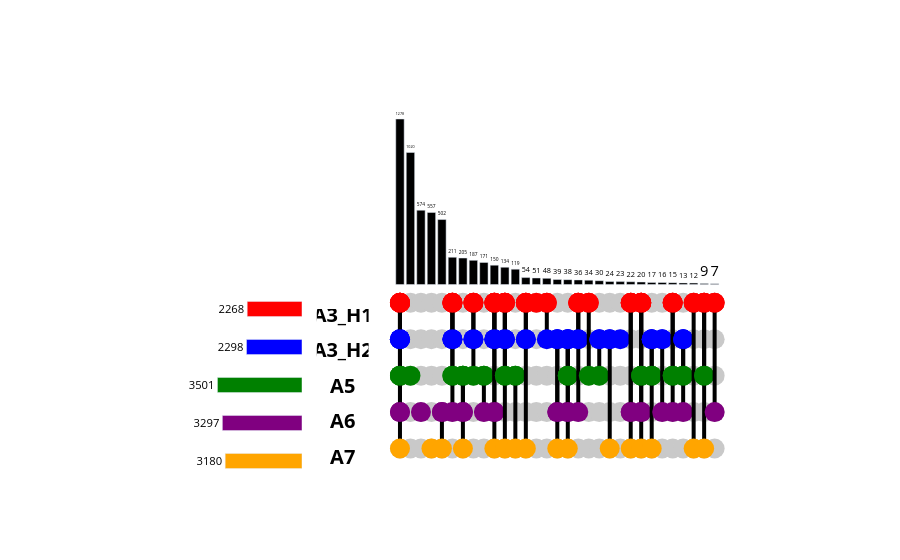

The code cell stored with this chart in its notebook:
### Code cell
tenx_outlier_data = merged_df[[col for col in merged_df.columns if col.endswith("_10x_outliers")]]
tenx_outlier_data.columns = [col.replace("_10x_outliers", "") for col in tenx_outlier_data.columns]
tenx_outlier_data = tenx_outlier_data.astype(bool)
tenx_outlier_data = tenx_outlier_data[tenx_outlier_data.any(axis=1)]
upset = Upset.generate_plot(tenx_outlier_data)
upset.show()

### Figure 1 — Plotly figure (JSON) as saved in the notebook; plotly's stock layout.template omitted (floating-point values rounded to 4 significant figures; data arrays with more than 128 entries replaced by an {"elided": "..."} marker saying what was removed)
{"data": [{"marker": {"color": "#C9C9C9", "size": 20}, "mode": "markers", "showlegend": false, "type": "scatter", "x": {"elided": "155 int values"}, "xaxis": "x3", "y": {"elided": "155 float values"}, "yaxis": "y3"}, {"line": {"color": "black", "width": 4}, "marker": {"color": ["red"], "line": {"color": "black"}, "showscale": false, "size": 20}, "mode": "markers+lines", "showlegend": false, "type": "scatter", "x": [0], "xaxis": "x3", "y": [-140.6], "yaxis": "y3"}, {"line": {"color": "black", "width": 4}, "marker": {"color": ["red", "blue"], "line": {"color": "black"}, "showscale": false, "size": 20}, "mode": "markers+lines", "showlegend": false, "type": "scatter", "x": [0, 0], "xaxis": "x3", "y": [-140.6, -421.7], "yaxis": "y3"}, {"line": {"color": "black", "width": 4}, "marker": {"color": ["red", "blue", "green"], "line": {"color": "black"}, "showscale": false, "size": 20}, "mode": "markers+lines", "showlegend": false, "type": "scatter", "x": [0, 0, 0], "xaxis": "x3", "y": [-140.6, -421.7, -702.9], "yaxis": "y3"}, {"line": {"color": "black", "width": 4}, "marker": {"color": ["red", "blue", "green", "purple"], "line": {"color": "black"}, "showscale": false, "size": 20}, "mode": "markers+lines", "showlegend": false, "type": "scatter", "x": [0, 0, 0, 0], "xaxis": "x3", "y": [-140.6, -421.7, -702.9, -984.1], "yaxis": "y3"}, {"line": {"color": "black", "width": 4}, "marker": {"color": ["red", "blue", "green", "purple", "orange"], "line": {"color": "black"}, "showscale": false, "size": 20}, "mode": "markers+lines", "showlegend": false, "type": "scatter", "x": [0, 0, 0, 0, 0], "xaxis": "x3", "y": [-140.6, -421.7, -702.9, -984.1, -1265.0], "yaxis": "y3"}, {"line": {"color": "black", "width": 4}, "marker": {"color": ["green"], "line": {"color": "black"}, "showscale": false, "size": 20}, "mode": "markers+lines", "showlegend": false, "type": "scatter", "x": [1], "xaxis": "x3", "y": [-702.9], "yaxis": "y3"}, {"line": {"color": "black", "width": 4}, "marker": {"color": ["purple"], "line": {"color": "black"}, "showscale": false, "size": 20}, "mode": "markers+lines", "showlegend": false, "type": "scatter", "x": [2], "xaxis": "x3", "y": [-984.1], "yaxis": "y3"}, {"line": {"color": "black", "width": 4}, "marker": {"color": ["orange"], "line": {"color": "black"}, "showscale": false, "size": 20}, "mode": "markers+lines", "showlegend": false, "type": "scatter", "x": [3], "xaxis": "x3", "y": [-1265.0], "yaxis": "y3"}, {"line": {"color": "black", "width": 4}, "marker": {"color": ["purple"], "line": {"color": "black"}, "showscale": false, "size": 20}, "mode": "markers+lines", "showlegend": false, "type": "scatter", "x": [4], "xaxis": "x3", "y": [-984.1], "yaxis": "y3"}, {"line": {"color": "black", "width": 4}, "marker": {"color": ["purple", "orange"], "line": {"color": "black"}, "showscale": false, "size": 20}, "mode": "markers+lines", "showlegend": false, "type": "scatter", "x": [4, 4], "xaxis": "x3", "y": [-984.1, -1265.0], "yaxis": "y3"}, {"line": {"color": "black", "width": 4}, "marker": {"color": ["red"], "line": {"color": "black"}, "showscale": false, "size": 20}, "mode": "markers+lines", "showlegend": false, "type": "scatter", "x": [5], "xaxis": "x3", "y": [-140.6], "yaxis": "y3"}, {"line": {"color": "black", "width": 4}, "marker": {"color": ["red", "blue"], "line": {"color": "black"}, "showscale": false, "size": 20}, "mode": "markers+lines", "showlegend": false, "type": "scatter", "x": [5, 5], "xaxis": "x3", "y": [-140.6, -421.7], "yaxis": "y3"}, {"line": {"color": "black", "width": 4}, "marker": {"color": ["red", "blue", "green"], "line": {"color": "black"}, "showscale": false, "size": 20}, "mode": "markers+lines", "showlegend": false, "type": "scatter", "x": [5, 5, 5], "xaxis": "x3", "y": [-140.6, -421.7, -702.9], "yaxis": "y3"}, {"line": {"color": "black", "width": 4}, "marker": {"color": ["red", "blue", "green", "purple"], "line": {"color": "black"}, "showscale": false, "size": 20}, "mode": "markers+lines", "showlegend": false, "type": "scatter", "x": [5, 5, 5, 5], "xaxis": "x3", "y": [-140.6, -421.7, -702.9, -984.1], "yaxis": "y3"}, {"line": {"color": "black", "width": 4}, "marker": {"color": ["green"], "line": {"color": "black"}, "showscale": false, "size": 20}, "mode": "markers+lines", "showlegend": false, "type": "scatter", "x": [6], "xaxis": "x3", "y": [-702.9], "yaxis": "y3"}, {"line": {"color": "black", "width": 4}, "marker": {"color": ["green", "purple"], "line": {"color": "black"}, "showscale": false, "size": 20}, "mode": "markers+lines", "showlegend": false, "type": "scatter", "x": [6, 6], "xaxis": "x3", "y": [-702.9, -984.1], "yaxis": "y3"}, {"line": {"color": "black", "width": 4}, "marker": {"color": ["green", "purple", "orange"], "line": {"color": "black"}, "showscale": false, "size": 20}, "mode": "markers+lines", "showlegend": false, "type": "scatter", "x": [6, 6, 6], "xaxis": "x3", "y": [-702.9, -984.1, -1265.0], "yaxis": "y3"}, {"line": {"color": "black", "width": 4}, "marker": {"color": ["red"], "line": {"color": "black"}, "showscale": false, "size": 20}, "mode": "markers+lines", "showlegend": false, "type": "scatter", "x": [7], "xaxis": "x3", "y": [-140.6], "yaxis": "y3"}, {"line": {"color": "black", "width": 4}, "marker": {"color": ["red", "blue"], "line": {"color": "black"}, "showscale": false, "size": 20}, "mode": "markers+lines", "showlegend": false, "type": "scatter", "x": [7, 7], "xaxis": "x3", "y": [-140.6, -421.7], "yaxis": "y3"}, {"line": {"color": "black", "width": 4}, "marker": {"color": ["red", "blue", "green"], "line": {"color": "black"}, "showscale": false, "size": 20}, "mode": "markers+lines", "showlegend": false, "type": "scatter", "x": [7, 7, 7], "xaxis": "x3", "y": [-140.6, -421.7, -702.9], "yaxis": "y3"}, {"line": {"color": "black", "width": 4}, "marker": {"color": ["green"], "line": {"color": "black"}, "showscale": false, "size": 20}, "mode": "markers+lines", "showlegend": false, "type": "scatter", "x": [8], "xaxis": "x3", "y": [-702.9], "yaxis": "y3"}, {"line": {"color": "black", "width": 4}, "marker": {"color": ["green", "purple"], "line": {"color": "black"}, "showscale": false, "size": 20}, "mode": "markers+lines", "showlegend": false, "type": "scatter", "x": [8, 8], "xaxis": "x3", "y": [-702.9, -984.1], "yaxis": "y3"}, {"line": {"color": "black", "width": 4}, "marker": {"color": ["red"], "line": {"color": "black"}, "showscale": false, "size": 20}, "mode": "markers+lines", "showlegend": false, "type": "scatter", "x": [9], "xaxis": "x3", "y": [-140.6], "yaxis": "y3"}, {"line": {"color": "black", "width": 4}, "marker": {"color": ["red", "blue"], "line": {"color": "black"}, "showscale": false, "size": 20}, "mode": "markers+lines", "showlegend": false, "type": "scatter", "x": [9, 9], "xaxis": "x3", "y": [-140.6, -421.7], "yaxis": "y3"}, {"line": {"color": "black", "width": 4}, "marker": {"color": ["red", "blue", "purple"], "line": {"color": "black"}, "showscale": false, "size": 20}, "mode": "markers+lines", "showlegend": false, "type": "scatter", "x": [9, 9, 9], "xaxis": "x3", "y": [-140.6, -421.7, -984.1], "yaxis": "y3"}, {"line": {"color": "black", "width": 4}, "marker": {"color": ["red", "blue", "purple", "orange"], "line": {"color": "black"}, "showscale": false, "size": 20}, "mode": "markers+lines", "showlegend": false, "type": "scatter", "x": [9, 9, 9, 9], "xaxis": "x3", "y": [-140.6, -421.7, -984.1, -1265.0], "yaxis": "y3"}, {"line": {"color": "black", "width": 4}, "marker": {"color": ["red"], "line": {"color": "black"}, "showscale": false, "size": 20}, "mode": "markers+lines", "showlegend": false, "type": "scatter", "x": [10], "xaxis": "x3", "y": [-140.6], "yaxis": "y3"}, {"line": {"color": "black", "width": 4}, "marker": {"color": ["red", "blue"], "line": {"color": "black"}, "showscale": false, "size": 20}, "mode": "markers+lines", "showlegend": false, "type": "scatter", "x": [10, 10], "xaxis": "x3", "y": [-140.6, -421.7], "yaxis": "y3"}, {"line": {"color": "black", "width": 4}, "marker": {"color": ["red", "blue", "green"], "line": {"color": "black"}, "showscale": false, "size": 20}, "mode": "markers+lines", "showlegend": false, "type": "scatter", "x": [10, 10, 10], "xaxis": "x3", "y": [-140.6, -421.7, -702.9], "yaxis": "y3"}, {"line": {"color": "black", "width": 4}, "marker": {"color": ["red", "blue", "green", "orange"], "line": {"color": "black"}, "showscale": false, "size": 20}, "mode": "markers+lines", "showlegend": false, "type": "scatter", "x": [10, 10, 10, 10], "xaxis": "x3", "y": [-140.6, -421.7, -702.9, -1265.0], "yaxis": "y3"}, {"line": {"color": "black", "width": 4}, "marker": {"color": ["green"], "line": {"color": "black"}, "showscale": false, "size": 20}, "mode": "markers+lines", "showlegend": false, "type": "scatter", "x": [11], "xaxis": "x3", "y": [-702.9], "yaxis": "y3"}, {"line": {"color": "black", "width": 4}, "marker": {"color": ["green", "orange"], "line": {"color": "black"}, "showscale": false, "size": 20}, "mode": "markers+lines", "showlegend": false, "type": "scatter", "x": [11, 11], "xaxis": "x3", "y": [-702.9, -1265.0], "yaxis": "y3"}, {"line": {"color": "black", "width": 4}, "marker": {"color": ["red"], "line": {"color": "black"}, "showscale": false, "size": 20}, "mode": "markers+lines", "showlegend": false, "type": "scatter", "x": [12], "xaxis": "x3", "y": [-140.6], "yaxis": "y3"}, {"line": {"color": "black", "width": 4}, "marker": {"color": ["red", "blue"], "line": {"color": "black"}, "showscale": false, "size": 20}, "mode": "markers+lines", "showlegend": false, "type": "scatter", "x": [12, 12], "xaxis": "x3", "y": [-140.6, -421.7], "yaxis": "y3"}, {"line": {"color": "black", "width": 4}, "marker": {"color": ["red", "blue", "orange"], "line": {"color": "black"}, "showscale": false, "size": 20}, "mode": "markers+lines", "showlegend": false, "type": "scatter", "x": [12, 12, 12], "xaxis": "x3", "y": [-140.6, -421.7, -1265.0], "yaxis": "y3"}, {"line": {"color": "black", "width": 4}, "marker": {"color": ["red"], "line": {"color": "black"}, "showscale": false, "size": 20}, "mode": "markers+lines", "showlegend": false, "type": "scatter", "x": [13], "xaxis": "x3", "y": [-140.6], "yaxis": "y3"}, {"line": {"color": "black", "width": 4}, "marker": {"color": ["red"], "line": {"color": "black"}, "showscale": false, "size": 20}, "mode": "markers+lines", "showlegend": false, "type": "scatter", "x": [14], "xaxis": "x3", "y": [-140.6], "yaxis": "y3"}, {"line": {"color": "black", "width": 4}, "marker": {"color": ["red", "blue"], "line": {"color": "black"}, "showscale": false, "size": 20}, "mode": "markers+lines", "showlegend": false, "type": "scatter", "x": [14, 14], "xaxis": "x3", "y": [-140.6, -421.7], "yaxis": "y3"}, {"line": {"color": "black", "width": 4}, "marker": {"color": ["blue"], "line": {"color": "black"}, "showscale": false, "size": 20}, "mode": "markers+lines", "showlegend": false, "type": "scatter", "x": [15], "xaxis": "x3", "y": [-421.7], "yaxis": "y3"}, {"line": {"color": "black", "width": 4}, "marker": {"color": ["blue", "purple"], "line": {"color": "black"}, "showscale": false, "size": 20}, "mode": "markers+lines", "showlegend": false, "type": "scatter", "x": [15, 15], "xaxis": "x3", "y": [-421.7, -984.1], "yaxis": "y3"}, {"line": {"color": "black", "width": 4}, "marker": {"color": ["blue", "purple", "orange"], "line": {"color": "black"}, "showscale": false, "size": 20}, "mode": "markers+lines", "showlegend": false, "type": "scatter", "x": [15, 15, 15], "xaxis": "x3", "y": [-421.7, -984.1, -1265.0], "yaxis": "y3"}, {"line": {"color": "black", "width": 4}, "marker": {"color": ["blue"], "line": {"color": "black"}, "showscale": false, "size": 20}, "mode": "markers+lines", "showlegend": false, "type": "scatter", "x": [16], "xaxis": "x3", "y": [-421.7], "yaxis": "y3"}, {"line": {"color": "black", "width": 4}, "marker": {"color": ["blue", "green"], "line": {"color": "black"}, "showscale": false, "size": 20}, "mode": "markers+lines", "showlegend": false, "type": "scatter", "x": [16, 16], "xaxis": "x3", "y": [-421.7, -702.9], "yaxis": "y3"}, {"line": {"color": "black", "width": 4}, "marker": {"color": ["blue", "green", "purple"], "line": {"color": "black"}, "showscale": false, "size": 20}, "mode": "markers+lines", "showlegend": false, "type": "scatter", "x": [16, 16, 16], "xaxis": "x3", "y": [-421.7, -702.9, -984.1], "yaxis": "y3"}, {"line": {"color": "black", "width": 4}, "marker": {"color": ["blue", "green", "purple", "orange"], "line": {"color": "black"}, "showscale": false, "size": 20}, "mode": "markers+lines", "showlegend": false, "type": "scatter", "x": [16, 16, 16, 16], "xaxis": "x3", "y": [-421.7, -702.9, -984.1, -1265.0], "yaxis": "y3"}, {"line": {"color": "black", "width": 4}, "marker": {"color": ["red"], "line": {"color": "black"}, "showscale": false, "size": 20}, "mode": "markers+lines", "showlegend": false, "type": "scatter", "x": [17], "xaxis": "x3", "y": [-140.6], "yaxis": "y3"}, {"line": {"color": "black", "width": 4}, "marker": {"color": ["red", "blue"], "line": {"color": "black"}, "showscale": false, "size": 20}, "mode": "markers+lines", "showlegend": false, "type": "scatter", "x": [17, 17], "xaxis": "x3", "y": [-140.6, -421.7], "yaxis": "y3"}, {"line": {"color": "black", "width": 4}, "marker": {"color": ["red", "blue", "purple"], "line": {"color": "black"}, "showscale": false, "size": 20}, "mode": "markers+lines", "showlegend": false, "type": "scatter", "x": [17, 17, 17], "xaxis": "x3", "y": [-140.6, -421.7, -984.1], "yaxis": "y3"}, {"line": {"color": "black", "width": 4}, "marker": {"color": ["red"], "line": {"color": "black"}, "showscale": false, "size": 20}, "mode": "markers+lines", "showlegend": false, "type": "scatter", "x": [18], "xaxis": "x3", "y": [-140.6], "yaxis": "y3"}, {"line": {"color": "black", "width": 4}, "marker": {"color": ["red", "green"], "line": {"color": "black"}, "showscale": false, "size": 20}, "mode": "markers+lines", "showlegend": false, "type": "scatter", "x": [18, 18], "xaxis": "x3", "y": [-140.6, -702.9], "yaxis": "y3"}, {"line": {"color": "black", "width": 4}, "marker": {"color": ["blue"], "line": {"color": "black"}, "showscale": false, "size": 20}, "mode": "markers+lines", "showlegend": false, "type": "scatter", "x": [19], "xaxis": "x3", "y": [-421.7], "yaxis": "y3"}, {"line": {"color": "black", "width": 4}, "marker": {"color": ["blue", "green"], "line": {"color": "black"}, "showscale": false, "size": 20}, "mode": "markers+lines", "showlegend": false, "type": "scatter", "x": [19, 19], "xaxis": "x3", "y": [-421.7, -702.9], "yaxis": "y3"}, {"line": {"color": "black", "width": 4}, "marker": {"color": ["blue"], "line": {"color": "black"}, "showscale": false, "size": 20}, "mode": "markers+lines", "showlegend": false, "type": "scatter", "x": [20], "xaxis": "x3", "y": [-421.7], "yaxis": "y3"}, {"line": {"color": "black", "width": 4}, "marker": {"color": ["blue", "orange"], "line": {"color": "black"}, "showscale": false, "size": 20}, "mode": "markers+lines", "showlegend": false, "type": "scatter", "x": [20, 20], "xaxis": "x3", "y": [-421.7, -1265.0], "yaxis": "y3"}, {"line": {"color": "black", "width": 4}, "marker": {"color": ["blue"], "line": {"color": "black"}, "showscale": false, "size": 20}, "mode": "markers+lines", "showlegend": false, "type": "scatter", "x": [21], "xaxis": "x3", "y": [-421.7], "yaxis": "y3"}, {"line": {"color": "black", "width": 4}, "marker": {"color": ["red"], "line": {"color": "black"}, "showscale": false, "size": 20}, "mode": "markers+lines", "showlegend": false, "type": "scatter", "x": [22], "xaxis": "x3", "y": [-140.6], "yaxis": "y3"}, {"line": {"color": "black", "width": 4}, "marker": {"color": ["red", "purple"], "line": {"color": "black"}, "showscale": false, "size": 20}, "mode": "markers+lines", "showlegend": false, "type": "scatter", "x": [22, 22], "xaxis": "x3", "y": [-140.6, -984.1], "yaxis": "y3"}, {"line": {"color": "black", "width": 4}, "marker": {"color": ["red", "purple", "orange"], "line": {"color": "black"}, "showscale": false, "size": 20}, "mode": "markers+lines", "showlegend": false, "type": "scatter", "x": [22, 22, 22], "xaxis": "x3", "y": [-140.6, -984.1, -1265.0], "yaxis": "y3"}, {"line": {"color": "black", "width": 4}, "marker": {"color": ["red"], "line": {"color": "black"}, "showscale": false, "size": 20}, "mode": "markers+lines", "showlegend": false, "type": "scatter", "x": [23], "xaxis": "x3", "y": [-140.6], "yaxis": "y3"}, {"line": {"color": "black", "width": 4}, "marker": {"color": ["red", "green"], "line": {"color": "black"}, "showscale": false, "size": 20}, "mode": "markers+lines", "showlegend": false, "type": "scatter", "x": [23, 23], "xaxis": "x3", "y": [-140.6, -702.9], "yaxis": "y3"}, {"line": {"color": "black", "width": 4}, "marker": {"color": ["red", "green", "purple"], "line": {"color": "black"}, "showscale": false, "size": 20}, "mode": "markers+lines", "showlegend": false, "type": "scatter", "x": [23, 23, 23], "xaxis": "x3", "y": [-140.6, -702.9, -984.1], "yaxis": "y3"}, {"line": {"color": "black", "width": 4}, "marker": {"color": ["red", "green", "purple", "orange"], "line": {"color": "black"}, "showscale": false, "size": 20}, "mode": "markers+lines", "showlegend": false, "type": "scatter", "x": [23, 23, 23, 23], "xaxis": "x3", "y": [-140.6, -702.9, -984.1, -1265.0], "yaxis": "y3"}, {"line": {"color": "black", "width": 4}, "marker": {"color": ["blue"], "line": {"color": "black"}, "showscale": false, "size": 20}, "mode": "markers+lines", "showlegend": false, "type": "scatter", "x": [24], "xaxis": "x3", "y": [-421.7], "yaxis": "y3"}, {"line": {"color": "black", "width": 4}, "marker": {"color": ["blue", "green"], "line": {"color": "black"}, "showscale": false, "size": 20}, "mode": "markers+lines", "showlegend": false, "type": "scatter", "x": [24, 24], "xaxis": "x3", "y": [-421.7, -702.9], "yaxis": "y3"}, {"line": {"color": "black", "width": 4}, "marker": {"color": ["blue", "green", "orange"], "line": {"color": "black"}, "showscale": false, "size": 20}, "mode": "markers+lines", "showlegend": false, "type": "scatter", "x": [24, 24, 24], "xaxis": "x3", "y": [-421.7, -702.9, -1265.0], "yaxis": "y3"}, {"line": {"color": "black", "width": 4}, "marker": {"color": ["blue"], "line": {"color": "black"}, "showscale": false, "size": 20}, "mode": "markers+lines", "showlegend": false, "type": "scatter", "x": [25], "xaxis": "x3", "y": [-421.7], "yaxis": "y3"}, {"line": {"color": "black", "width": 4}, "marker": {"color": ["blue", "purple"], "line": {"color": "black"}, "showscale": false, "size": 20}, "mode": "markers+lines", "showlegend": false, "type": "scatter", "x": [25, 25], "xaxis": "x3", "y": [-421.7, -984.1], "yaxis": "y3"}, {"line": {"color": "black", "width": 4}, "marker": {"color": ["red"], "line": {"color": "black"}, "showscale": false, "size": 20}, "mode": "markers+lines", "showlegend": false, "type": "scatter", "x": [26], "xaxis": "x3", "y": [-140.6], "yaxis": "y3"}, {"line": {"color": "black", "width": 4}, "marker": {"color": ["red", "green"], "line": {"color": "black"}, "showscale": false, "size": 20}, "mode": "markers+lines", "showlegend": false, "type": "scatter", "x": [26, 26], "xaxis": "x3", "y": [-140.6, -702.9], "yaxis": "y3"}, {"line": {"color": "black", "width": 4}, "marker": {"color": ["red", "green", "purple"], "line": {"color": "black"}, "showscale": false, "size": 20}, "mode": "markers+lines", "showlegend": false, "type": "scatter", "x": [26, 26, 26], "xaxis": "x3", "y": [-140.6, -702.9, -984.1], "yaxis": "y3"}, {"line": {"color": "black", "width": 4}, "marker": {"color": ["blue"], "line": {"color": "black"}, "showscale": false, "size": 20}, "mode": "markers+lines", "showlegend": false, "type": "scatter", "x": [27], "xaxis": "x3", "y": [-421.7], "yaxis": "y3"}, {"line": {"color": "black", "width": 4}, "marker": {"color": ["blue", "green"], "line": {"color": "black"}, "showscale": false, "size": 20}, "mode": "markers+lines", "showlegend": false, "type": "scatter", "x": [27, 27], "xaxis": "x3", "y": [-421.7, -702.9], "yaxis": "y3"}, {"line": {"color": "black", "width": 4}, "marker": {"color": ["blue", "green", "purple"], "line": {"color": "black"}, "showscale": false, "size": 20}, "mode": "markers+lines", "showlegend": false, "type": "scatter", "x": [27, 27, 27], "xaxis": "x3", "y": [-421.7, -702.9, -984.1], "yaxis": "y3"}, {"line": {"color": "black", "width": 4}, "marker": {"color": ["red"], "line": {"color": "black"}, "showscale": false, "size": 20}, "mode": "markers+lines", "showlegend": false, "type": "scatter", "x": [28], "xaxis": "x3", "y": [-140.6], "yaxis": "y3"}, {"line": {"color": "black", "width": 4}, "marker": {"color": ["red", "orange"], "line": {"color": "black"}, "showscale": false, "size": 20}, "mode": "markers+lines", "showlegend": false, "type": "scatter", "x": [28, 28], "xaxis": "x3", "y": [-140.6, -1265.0], "yaxis": "y3"}, {"line": {"color": "black", "width": 4}, "marker": {"color": ["red"], "line": {"color": "black"}, "showscale": false, "size": 20}, "mode": "markers+lines", "showlegend": false, "type": "scatter", "x": [29], "xaxis": "x3", "y": [-140.6], "yaxis": "y3"}, {"line": {"color": "black", "width": 4}, "marker": {"color": ["red", "green"], "line": {"color": "black"}, "showscale": false, "size": 20}, "mode": "markers+lines", "showlegend": false, "type": "scatter", "x": [29, 29], "xaxis": "x3", "y": [-140.6, -702.9], "yaxis": "y3"}, {"line": {"color": "black", "width": 4}, "marker": {"color": ["red", "green", "orange"], "line": {"color": "black"}, "showscale": false, "size": 20}, "mode": "markers+lines", "showlegend": false, "type": "scatter", "x": [29, 29, 29], "xaxis": "x3", "y": [-140.6, -702.9, -1265.0], "yaxis": "y3"}, {"line": {"color": "black", "width": 4}, "marker": {"color": ["red"], "line": {"color": "black"}, "showscale": false, "size": 20}, "mode": "markers+lines", "showlegend": false, "type": "scatter", "x": [30], "xaxis": "x3", "y": [-140.6], "yaxis": "y3"}, {"line": {"color": "black", "width": 4}, "marker": {"color": ["red", "purple"], "line": {"color": "black"}, "showscale": false, "size": 20}, "mode": "markers+lines", "showlegend": false, "type": "scatter", "x": [30, 30], "xaxis": "x3", "y": [-140.6, -984.1], "yaxis": "y3"}, {"hoverinfo": "none", "marker": {"color": "black"}, "text": [1278.0, 1020.0, 574.0, 557.0, 502.0, 211.0, 205.0, 187.0, 171.0, 150.0, 134.0, 119.0, 54.0, 51.0, 48.0, 39.0, 38.0, 36.0, 34.0, 30.0, 24.0, 23.0, 22.0, 20.0, 17.0, 16.0, 15.0, 13.0, 12.0, 9.0, 7.0], "textfont": {"color": "black", "size": 20}, "textposition": "outside", "type": "bar", "x": [0, 1, 2, 3, 4, 5, 6, 7, 8, 9, 10, 11, 12, 13, 14, 15, 16, 17, 18, 19, 20, 21, 22, 23, 24, 25, 26, 27, 28, 29, 30], "xaxis": "x3", "y": [1278, 1020, 574, 557, 502, 211, 205, 187, 171, 150, 134, 119, 54, 51, 48, 39, 38, 36, 34, 30, 24, 23, 22, 20, 17, 16, 15, 13, 12, 9, 7], "yaxis": "y3"}, {"mode": "text", "showlegend": false, "text": ["<b>A3_H1</b>", "<b>A3_H2</b>", "<b>A5</b>", "<b>A6</b>", "<b>A7</b>"], "textfont": {"color": "black", "size": 20}, "textposition": "middle center", "type": "scatter", "x": [-0.05, -0.05, -0.05, -0.05, -0.05], "xaxis": "x2", "y": {"elided": "155 float values"}, "yaxis": "y2"}, {"marker": {"color": ["red", "blue", "green", "purple", "orange", "yellow"]}, "orientation": "h", "text": [2268.0, 2298.0, 3501.0, 3297.0, 3180.0], "textfont": {"color": "black", "size": 20}, "textposition": "outside", "type": "bar", "width": 0.4, "x": [-2268, -2298, -3501, -3297, -3180], "xaxis": "x", "y": [0, 1, 2, 3, 4], "yaxis": "y"}], "layout": {"plot_bgcolor": "white", "showlegend": false, "xaxis": {"anchor": "y", "domain": [0.1, 0.3], "range": [-6127.0, 0], "showticklabels": false}, "xaxis2": {"anchor": "y2", "domain": [0.32, 0.39], "showticklabels": false}, "xaxis3": {"anchor": "y3", "domain": [0.39, 0.9], "showticklabels": false}, "yaxis": {"anchor": "x", "autorange": "reversed", "domain": [0, 0.5], "showticklabels": false, "side": "right"}, "yaxis2": {"anchor": "x2", "domain": [0.035, 0.45], "showticklabels": false}, "yaxis3": {"anchor": "x3", "domain": [0, 1], "showticklabels": false}}}
